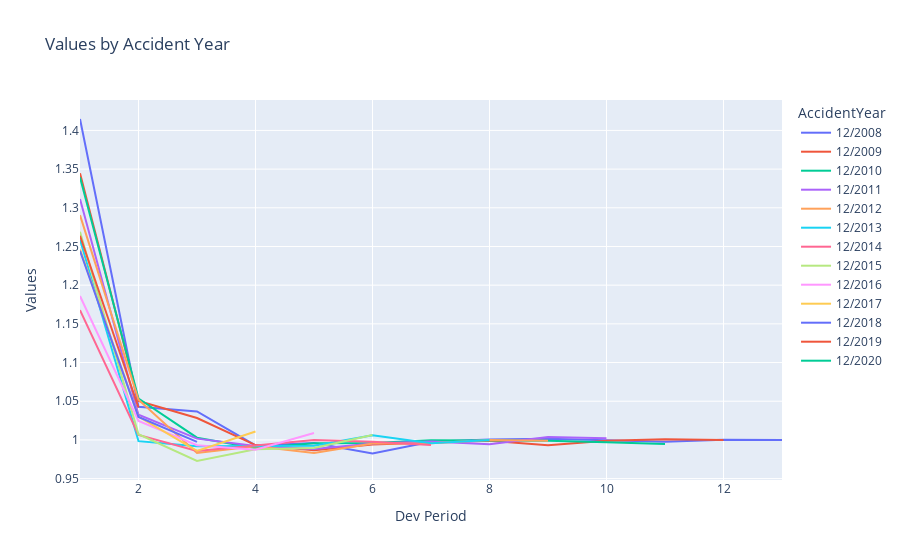
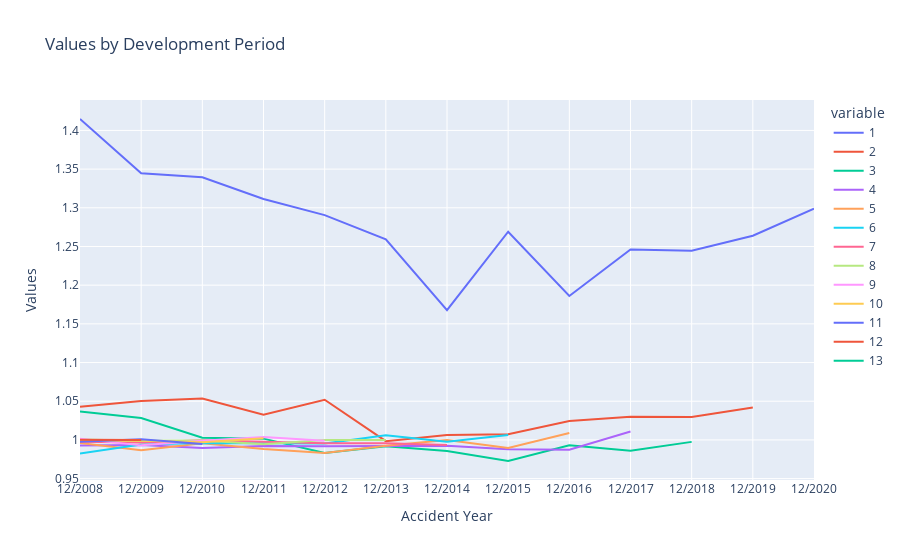

Notebook code cell kept with these figures, in order:
### Code cell
# Gráfico por año de accidente de los Link factors:
Incurred_tr.graph_linkf()

### Figure 1 — Plotly figure (JSON) as saved in the notebook; plotly's stock layout.template omitted (floating-point values rounded to 4 significant figures)
{"data": [{"hovertemplate": "AccidentYear=12/2008<br>index=%{x}<br>value=%{y}<extra></extra>", "legendgroup": "12/2008", "line": {"color": "#636efa", "dash": "solid"}, "marker": {"symbol": "circle"}, "mode": "lines", "name": "12/2008", "orientation": "v", "showlegend": true, "type": "scatter", "x": [1, 2, 3, 4, 5, 6, 7, 8, 9, 10, 11, 12, 13], "xaxis": "x", "y": [1.415, 1.043, 1.037, 0.9929, 0.996, 0.9825, 0.9975, 1.0, 1.001, 0.9992, 0.9977, 1.0, 1.0], "yaxis": "y"}, {"hovertemplate": "AccidentYear=12/2009<br>index=%{x}<br>value=%{y}<extra></extra>", "legendgroup": "12/2009", "line": {"color": "#EF553B", "dash": "solid"}, "marker": {"symbol": "circle"}, "mode": "lines", "name": "12/2009", "orientation": "v", "showlegend": true, "type": "scatter", "x": [1, 2, 3, 4, 5, 6, 7, 8, 9, 10, 11, 12, 13], "xaxis": "x", "y": [1.345, 1.05, 1.028, 0.9933, 0.9865, 0.994, 0.9967, 0.9991, 0.993, 0.9988, 1.001, 1.0, null], "yaxis": "y"}, {"hovertemplate": "AccidentYear=12/2010<br>index=%{x}<br>value=%{y}<extra></extra>", "legendgroup": "12/2010", "line": {"color": "#00cc96", "dash": "solid"}, "marker": {"symbol": "circle"}, "mode": "lines", "name": "12/2010", "orientation": "v", "showlegend": true, "type": "scatter", "x": [1, 2, 3, 4, 5, 6, 7, 8, 9, 10, 11, 12, 13], "xaxis": "x", "y": [1.339, 1.054, 1.003, 0.9895, 0.9958, 0.9961, 0.9996, 0.9994, 0.9989, 0.9969, 0.9947, null, null], "yaxis": "y"}, {"hovertemplate": "AccidentYear=12/2011<br>index=%{x}<br>value=%{y}<extra></extra>", "legendgroup": "12/2011", "line": {"color": "#ab63fa", "dash": "solid"}, "marker": {"symbol": "circle"}, "mode": "lines", "name": "12/2011", "orientation": "v", "showlegend": true, "type": "scatter", "x": [1, 2, 3, 4, 5, 6, 7, 8, 9, 10, 11, 12, 13], "xaxis": "x", "y": [1.311, 1.033, 1.002, 0.9922, 0.9882, 0.9954, 0.9979, 0.9943, 1.004, 1.002, null, null, null], "yaxis": "y"}, {"hovertemplate": "AccidentYear=12/2012<br>index=%{x}<br>value=%{y}<extra></extra>", "legendgroup": "12/2012", "line": {"color": "#FFA15A", "dash": "solid"}, "marker": {"symbol": "circle"}, "mode": "lines", "name": "12/2012", "orientation": "v", "showlegend": true, "type": "scatter", "x": [1, 2, 3, 4, 5, 6, 7, 8, 9, 10, 11, 12, 13], "xaxis": "x", "y": [1.291, 1.052, 0.9831, 0.992, 0.9831, 0.9954, 0.9957, 0.9999, 0.9988, null, null, null, null], "yaxis": "y"}, {"hovertemplate": "AccidentYear=12/2013<br>index=%{x}<br>value=%{y}<extra></extra>", "legendgroup": "12/2013", "line": {"color": "#19d3f3", "dash": "solid"}, "marker": {"symbol": "circle"}, "mode": "lines", "name": "12/2013", "orientation": "v", "showlegend": true, "type": "scatter", "x": [1, 2, 3, 4, 5, 6, 7, 8, 9, 10, 11, 12, 13], "xaxis": "x", "y": [1.259, 0.9984, 0.9918, 0.9924, 0.9926, 1.006, 0.9956, 0.9998, null, null, null, null, null], "yaxis": "y"}, {"hovertemplate": "AccidentYear=12/2014<br>index=%{x}<br>value=%{y}<extra></extra>", "legendgroup": "12/2014", "line": {"color": "#FF6692", "dash": "solid"}, "marker": {"symbol": "circle"}, "mode": "lines", "name": "12/2014", "orientation": "v", "showlegend": true, "type": "scatter", "x": [1, 2, 3, 4, 5, 6, 7, 8, 9, 10, 11, 12, 13], "xaxis": "x", "y": [1.168, 1.006, 0.9857, 0.9924, 0.9999, 0.9976, 0.9933, null, null, null, null, null, null], "yaxis": "y"}, {"hovertemplate": "AccidentYear=12/2015<br>index=%{x}<br>value=%{y}<extra></extra>", "legendgroup": "12/2015", "line": {"color": "#B6E880", "dash": "solid"}, "marker": {"symbol": "circle"}, "mode": "lines", "name": "12/2015", "orientation": "v", "showlegend": true, "type": "scatter", "x": [1, 2, 3, 4, 5, 6, 7, 8, 9, 10, 11, 12, 13], "xaxis": "x", "y": [1.269, 1.007, 0.9728, 0.988, 0.9897, 1.006, null, null, null, null, null, null, null], "yaxis": "y"}, {"hovertemplate": "AccidentYear=12/2016<br>index=%{x}<br>value=%{y}<extra></extra>", "legendgroup": "12/2016", "line": {"color": "#FF97FF", "dash": "solid"}, "marker": {"symbol": "circle"}, "mode": "lines", "name": "12/2016", "orientation": "v", "showlegend": true, "type": "scatter", "x": [1, 2, 3, 4, 5, 6, 7, 8, 9, 10, 11, 12, 13], "xaxis": "x", "y": [1.186, 1.024, 0.9932, 0.9872, 1.009, null, null, null, null, null, null, null, null], "yaxis": "y"}, {"hovertemplate": "AccidentYear=12/2017<br>index=%{x}<br>value=%{y}<extra></extra>", "legendgroup": "12/2017", "line": {"color": "#FECB52", "dash": "solid"}, "marker": {"symbol": "circle"}, "mode": "lines", "name": "12/2017", "orientation": "v", "showlegend": true, "type": "scatter", "x": [1, 2, 3, 4, 5, 6, 7, 8, 9, 10, 11, 12, 13], "xaxis": "x", "y": [1.246, 1.03, 0.9859, 1.011, null, null, null, null, null, null, null, null, null], "yaxis": "y"}, {"hovertemplate": "AccidentYear=12/2018<br>index=%{x}<br>value=%{y}<extra></extra>", "legendgroup": "12/2018", "line": {"color": "#636efa", "dash": "solid"}, "marker": {"symbol": "circle"}, "mode": "lines", "name": "12/2018", "orientation": "v", "showlegend": true, "type": "scatter", "x": [1, 2, 3, 4, 5, 6, 7, 8, 9, 10, 11, 12, 13], "xaxis": "x", "y": [1.244, 1.03, 0.9975, null, null, null, null, null, null, null, null, null, null], "yaxis": "y"}, {"hovertemplate": "AccidentYear=12/2019<br>index=%{x}<br>value=%{y}<extra></extra>", "legendgroup": "12/2019", "line": {"color": "#EF553B", "dash": "solid"}, "marker": {"symbol": "circle"}, "mode": "lines", "name": "12/2019", "orientation": "v", "showlegend": true, "type": "scatter", "x": [1, 2, 3, 4, 5, 6, 7, 8, 9, 10, 11, 12, 13], "xaxis": "x", "y": [1.264, 1.042, null, null, null, null, null, null, null, null, null, null, null], "yaxis": "y"}, {"hovertemplate": "AccidentYear=12/2020<br>index=%{x}<br>value=%{y}<extra></extra>", "legendgroup": "12/2020", "line": {"color": "#00cc96", "dash": "solid"}, "marker": {"symbol": "circle"}, "mode": "lines", "name": "12/2020", "orientation": "v", "showlegend": true, "type": "scatter", "x": [1, 2, 3, 4, 5, 6, 7, 8, 9, 10, 11, 12, 13], "xaxis": "x", "y": [1.299, null, null, null, null, null, null, null, null, null, null, null, null], "yaxis": "y"}], "layout": {"legend": {"title": {"text": "AccidentYear"}, "tracegroupgap": 0}, "title": {"text": "Values by Accident Year"}, "xaxis": {"anchor": "y", "domain": [0, 1], "title": {"text": "Dev Period"}}, "yaxis": {"anchor": "x", "domain": [0, 1], "title": {"text": "Values"}}}}

### Figure 2 — Plotly figure (JSON) as saved in the notebook; plotly's stock layout.template omitted (floating-point values rounded to 4 significant figures)
{"data": [{"hovertemplate": "variable=1<br>AccidentYear=%{x}<br>value=%{y}<extra></extra>", "legendgroup": "1", "line": {"color": "#636efa", "dash": "solid"}, "marker": {"symbol": "circle"}, "mode": "lines", "name": "1", "orientation": "v", "showlegend": true, "type": "scatter", "x": ["12/2008", "12/2009", "12/2010", "12/2011", "12/2012", "12/2013", "12/2014", "12/2015", "12/2016", "12/2017", "12/2018", "12/2019", "12/2020"], "xaxis": "x", "y": [1.415, 1.345, 1.339, 1.311, 1.291, 1.259, 1.168, 1.269, 1.186, 1.246, 1.244, 1.264, 1.299], "yaxis": "y"}, {"hovertemplate": "variable=2<br>AccidentYear=%{x}<br>value=%{y}<extra></extra>", "legendgroup": "2", "line": {"color": "#EF553B", "dash": "solid"}, "marker": {"symbol": "circle"}, "mode": "lines", "name": "2", "orientation": "v", "showlegend": true, "type": "scatter", "x": ["12/2008", "12/2009", "12/2010", "12/2011", "12/2012", "12/2013", "12/2014", "12/2015", "12/2016", "12/2017", "12/2018", "12/2019", "12/2020"], "xaxis": "x", "y": [1.043, 1.05, 1.054, 1.033, 1.052, 0.9984, 1.006, 1.007, 1.024, 1.03, 1.03, 1.042, null], "yaxis": "y"}, {"hovertemplate": "variable=3<br>AccidentYear=%{x}<br>value=%{y}<extra></extra>", "legendgroup": "3", "line": {"color": "#00cc96", "dash": "solid"}, "marker": {"symbol": "circle"}, "mode": "lines", "name": "3", "orientation": "v", "showlegend": true, "type": "scatter", "x": ["12/2008", "12/2009", "12/2010", "12/2011", "12/2012", "12/2013", "12/2014", "12/2015", "12/2016", "12/2017", "12/2018", "12/2019", "12/2020"], "xaxis": "x", "y": [1.037, 1.028, 1.003, 1.002, 0.9831, 0.9918, 0.9857, 0.9728, 0.9932, 0.9859, 0.9975, null, null], "yaxis": "y"}, {"hovertemplate": "variable=4<br>AccidentYear=%{x}<br>value=%{y}<extra></extra>", "legendgroup": "4", "line": {"color": "#ab63fa", "dash": "solid"}, "marker": {"symbol": "circle"}, "mode": "lines", "name": "4", "orientation": "v", "showlegend": true, "type": "scatter", "x": ["12/2008", "12/2009", "12/2010", "12/2011", "12/2012", "12/2013", "12/2014", "12/2015", "12/2016", "12/2017", "12/2018", "12/2019", "12/2020"], "xaxis": "x", "y": [0.9929, 0.9933, 0.9895, 0.9922, 0.992, 0.9924, 0.9924, 0.988, 0.9872, 1.011, null, null, null], "yaxis": "y"}, {"hovertemplate": "variable=5<br>AccidentYear=%{x}<br>value=%{y}<extra></extra>", "legendgroup": "5", "line": {"color": "#FFA15A", "dash": "solid"}, "marker": {"symbol": "circle"}, "mode": "lines", "name": "5", "orientation": "v", "showlegend": true, "type": "scatter", "x": ["12/2008", "12/2009", "12/2010", "12/2011", "12/2012", "12/2013", "12/2014", "12/2015", "12/2016", "12/2017", "12/2018", "12/2019", "12/2020"], "xaxis": "x", "y": [0.996, 0.9865, 0.9958, 0.9882, 0.9831, 0.9926, 0.9999, 0.9897, 1.009, null, null, null, null], "yaxis": "y"}, {"hovertemplate": "variable=6<br>AccidentYear=%{x}<br>value=%{y}<extra></extra>", "legendgroup": "6", "line": {"color": "#19d3f3", "dash": "solid"}, "marker": {"symbol": "circle"}, "mode": "lines", "name": "6", "orientation": "v", "showlegend": true, "type": "scatter", "x": ["12/2008", "12/2009", "12/2010", "12/2011", "12/2012", "12/2013", "12/2014", "12/2015", "12/2016", "12/2017", "12/2018", "12/2019", "12/2020"], "xaxis": "x", "y": [0.9825, 0.994, 0.9961, 0.9954, 0.9954, 1.006, 0.9976, 1.006, null, null, null, null, null], "yaxis": "y"}, {"hovertemplate": "variable=7<br>AccidentYear=%{x}<br>value=%{y}<extra></extra>", "legendgroup": "7", "line": {"color": "#FF6692", "dash": "solid"}, "marker": {"symbol": "circle"}, "mode": "lines", "name": "7", "orientation": "v", "showlegend": true, "type": "scatter", "x": ["12/2008", "12/2009", "12/2010", "12/2011", "12/2012", "12/2013", "12/2014", "12/2015", "12/2016", "12/2017", "12/2018", "12/2019", "12/2020"], "xaxis": "x", "y": [0.9975, 0.9967, 0.9996, 0.9979, 0.9957, 0.9956, 0.9933, null, null, null, null, null, null], "yaxis": "y"}, {"hovertemplate": "variable=8<br>AccidentYear=%{x}<br>value=%{y}<extra></extra>", "legendgroup": "8", "line": {"color": "#B6E880", "dash": "solid"}, "marker": {"symbol": "circle"}, "mode": "lines", "name": "8", "orientation": "v", "showlegend": true, "type": "scatter", "x": ["12/2008", "12/2009", "12/2010", "12/2011", "12/2012", "12/2013", "12/2014", "12/2015", "12/2016", "12/2017", "12/2018", "12/2019", "12/2020"], "xaxis": "x", "y": [1.0, 0.9991, 0.9994, 0.9943, 0.9999, 0.9998, null, null, null, null, null, null, null], "yaxis": "y"}, {"hovertemplate": "variable=9<br>AccidentYear=%{x}<br>value=%{y}<extra></extra>", "legendgroup": "9", "line": {"color": "#FF97FF", "dash": "solid"}, "marker": {"symbol": "circle"}, "mode": "lines", "name": "9", "orientation": "v", "showlegend": true, "type": "scatter", "x": ["12/2008", "12/2009", "12/2010", "12/2011", "12/2012", "12/2013", "12/2014", "12/2015", "12/2016", "12/2017", "12/2018", "12/2019", "12/2020"], "xaxis": "x", "y": [1.001, 0.993, 0.9989, 1.004, 0.9988, null, null, null, null, null, null, null, null], "yaxis": "y"}, {"hovertemplate": "variable=10<br>AccidentYear=%{x}<br>value=%{y}<extra></extra>", "legendgroup": "10", "line": {"color": "#FECB52", "dash": "solid"}, "marker": {"symbol": "circle"}, "mode": "lines", "name": "10", "orientation": "v", "showlegend": true, "type": "scatter", "x": ["12/2008", "12/2009", "12/2010", "12/2011", "12/2012", "12/2013", "12/2014", "12/2015", "12/2016", "12/2017", "12/2018", "12/2019", "12/2020"], "xaxis": "x", "y": [0.9992, 0.9988, 0.9969, 1.002, null, null, null, null, null, null, null, null, null], "yaxis": "y"}, {"hovertemplate": "variable=11<br>AccidentYear=%{x}<br>value=%{y}<extra></extra>", "legendgroup": "11", "line": {"color": "#636efa", "dash": "solid"}, "marker": {"symbol": "circle"}, "mode": "lines", "name": "11", "orientation": "v", "showlegend": true, "type": "scatter", "x": ["12/2008", "12/2009", "12/2010", "12/2011", "12/2012", "12/2013", "12/2014", "12/2015", "12/2016", "12/2017", "12/2018", "12/2019", "12/2020"], "xaxis": "x", "y": [0.9977, 1.001, 0.9947, null, null, null, null, null, null, null, null, null, null], "yaxis": "y"}, {"hovertemplate": "variable=12<br>AccidentYear=%{x}<br>value=%{y}<extra></extra>", "legendgroup": "12", "line": {"color": "#EF553B", "dash": "solid"}, "marker": {"symbol": "circle"}, "mode": "lines", "name": "12", "orientation": "v", "showlegend": true, "type": "scatter", "x": ["12/2008", "12/2009", "12/2010", "12/2011", "12/2012", "12/2013", "12/2014", "12/2015", "12/2016", "12/2017", "12/2018", "12/2019", "12/2020"], "xaxis": "x", "y": [1.0, 1.0, null, null, null, null, null, null, null, null, null, null, null], "yaxis": "y"}, {"hovertemplate": "variable=13<br>AccidentYear=%{x}<br>value=%{y}<extra></extra>", "legendgroup": "13", "line": {"color": "#00cc96", "dash": "solid"}, "marker": {"symbol": "circle"}, "mode": "lines", "name": "13", "orientation": "v", "showlegend": true, "type": "scatter", "x": ["12/2008", "12/2009", "12/2010", "12/2011", "12/2012", "12/2013", "12/2014", "12/2015", "12/2016", "12/2017", "12/2018", "12/2019", "12/2020"], "xaxis": "x", "y": [1.0, null, null, null, null, null, null, null, null, null, null, null, null], "yaxis": "y"}], "layout": {"legend": {"title": {"text": "variable"}, "tracegroupgap": 0}, "title": {"text": "Values by Development Period"}, "xaxis": {"anchor": "y", "domain": [0, 1], "title": {"text": "Accident Year"}}, "yaxis": {"anchor": "x", "domain": [0, 1], "title": {"text": "Values"}}}}
